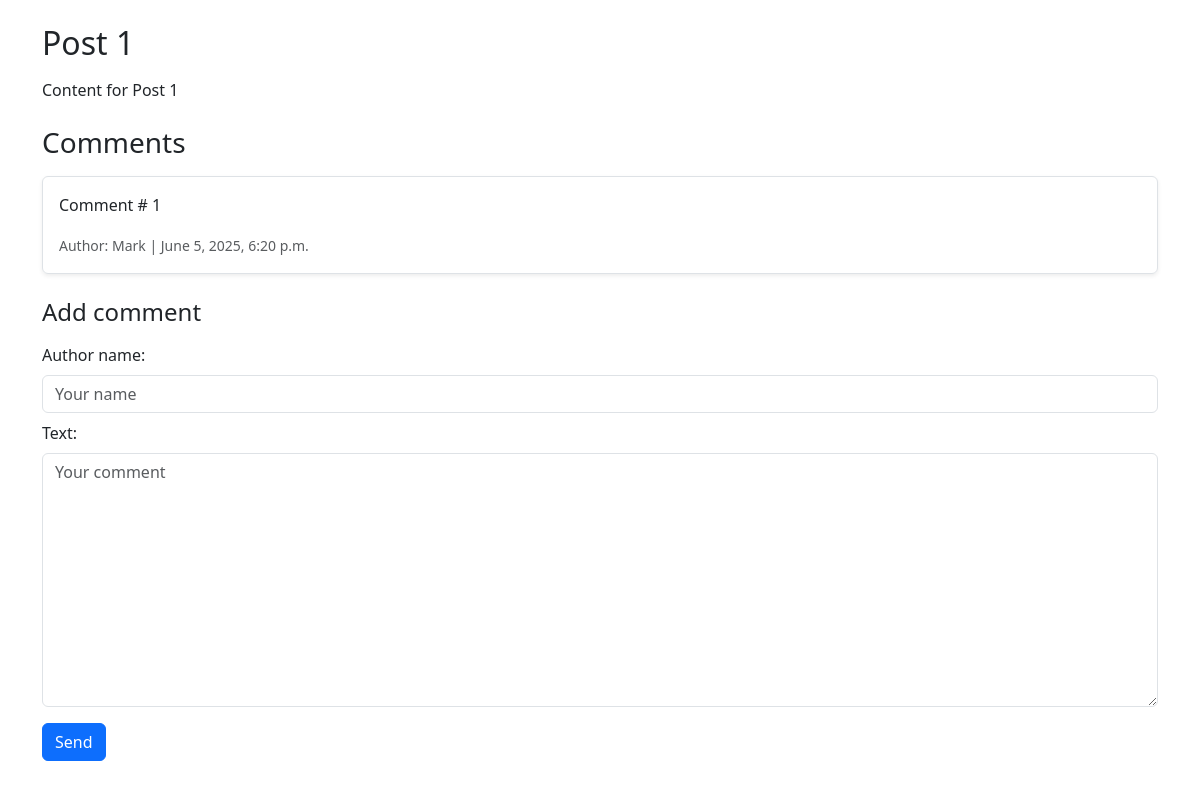
/post/1/, run on an earlier commit of the app's database.
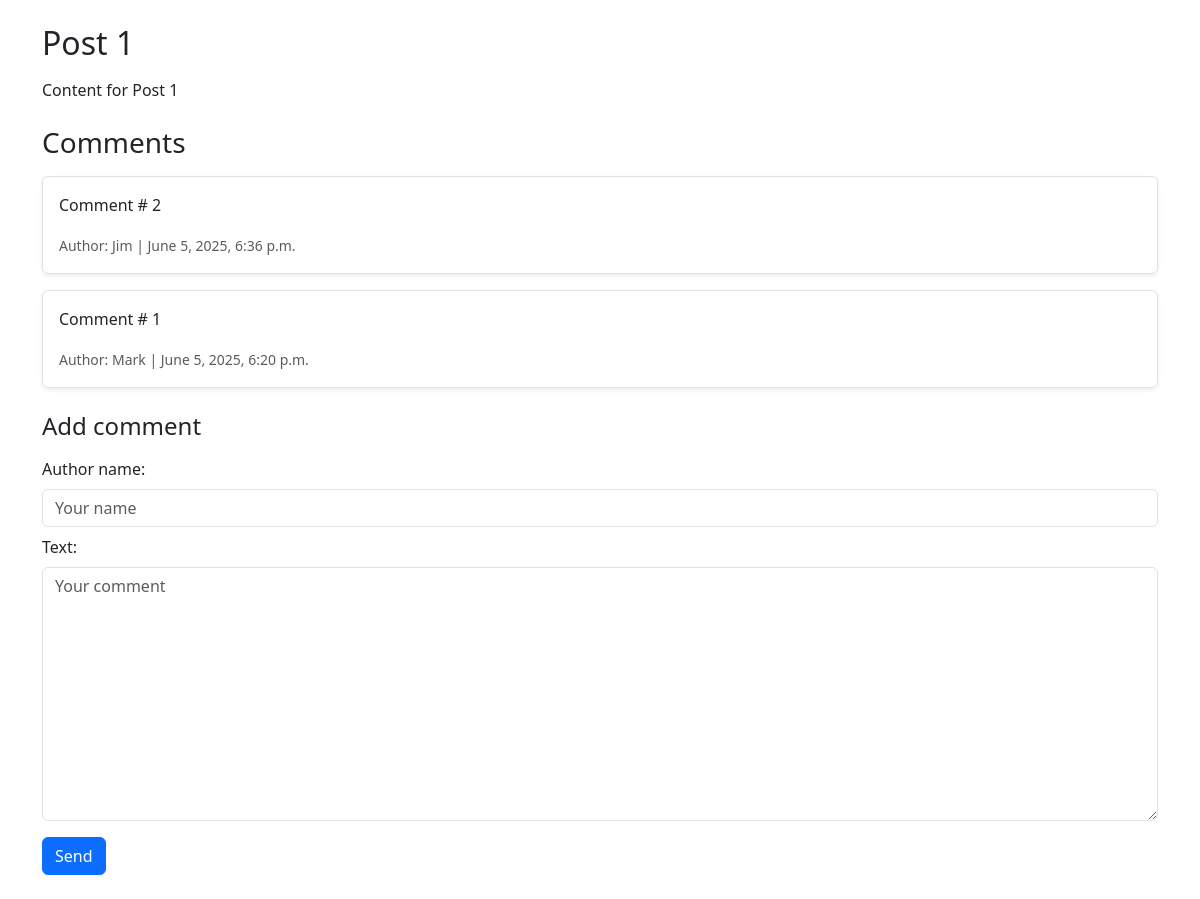
And on a later commit of the database.
### blog/models.py (models this page shows, shortened)
class Post(models.Model):
    title = models.CharField(max_length=255)
    created_at = models.DateTimeField(u'Publishing Date', default=timezone.now)
    content = models.TextField(max_length=10000)

class Comment(models.Model):
    post = models.ForeignKey('Post', on_delete=models.CASCADE, related_name='comments')
    author_name = models.CharField(max_length=100)
    text = models.TextField()
    created_at = models.DateTimeField(default=timezone.now)

### blog/views.py (the view)
# urls.py: path('post/<int:pk>/', PostDetailView.as_view(), name='post-detail'),
class PostDetailView(DetailView):
    model = Post
    template_name = 'blog/post_detail.html'
    http_method_names = ['get', 'post']
    def get_context_data(self, **kwargs):
        context = super().get_context_data(**kwargs)
        context['comments'] = self.object.comments.order_by('-created_at')
        if self.request.method == 'POST':
            context['form'] = CommentForm(self.request.POST)
        else:
            context['form'] = CommentForm()
        return context
    def post(self, request, *args, **kwargs):
        self.object = self.get_object()
        form = CommentForm(request.POST)
        if form.is_valid():
            comment = form.save(commit=False)
            comment.post = self.object
            comment.save()
            if request.headers.get('HX-Request') == 'true':
                html = f"""
                <div>
                    <p>{comment.text}</p>
                    <small>Author: {comment.author_name} | {comment.created_at.strftime('%Y-%m-%d %H:%M')}</small>
                </div>
                """
                return HttpResponse(html)
            else:
                return redirect('post-detail', pk=self.object.pk)
        else:
            if request.headers.get('HX-Request') == 'true':
                return HttpResponse(status=400)
            else:
                context = self.get_context_data()
                context['form'] = form
                return self.render_to_response(context)

### blog/forms.py
class CommentForm(forms.ModelForm):
    class Meta:
        model = Comment
        fields = ['author_name', 'text']
        widgets = {
            'author_name': forms.TextInput(attrs={'placeholder': 'Your name'}),
            'text': forms.Textarea(attrs={'placeholder': 'Your comment'}),
        }

### blog/templatetags/custom_tags.py (called while the page is built)
@register.filter(name='add_class')
def add_class(field, css_class):
    existing_classes = field.field.widget.attrs.get('class', '')
    if existing_classes:
        new_classes = existing_classes + ' ' + css_class
    else:
        new_classes = css_class
    field.field.widget.attrs['class'] = new_classes
    return field

### blog/templates/blog/post_detail.html (shortened to what this page needs)
<!DOCTYPE html>
<html lang="en">
<head>
    <link href="https://cdn.jsdelivr.net/npm/bootstrap@5.3.0/dist/css/bootstrap.min.css" rel="stylesheet">
</head>
<body class="container my-4">
{% load custom_tags %}
{% block content %}
    <div class="mb-3">
        <h2 class="mb-3">{{ post.title }}</h2>
        <p>{{ post.content }}</p>
    </div>
    <h3 class="mt-4 mb-3">Comments</h3>
    <div id="comments" class="mb-4">
        {% if comments %}
            {% for comment in comments %}
                <div class="border rounded p-3 mb-3 shadow-sm">
                    <p>{{ comment.text }}</p>
                    <small class="text-muted">Author: {{ comment.author_name }} | {{ comment.created_at }}</small>
                </div>
            {% endfor %}
        {% endif %}
    </div>
    <h4 class="mt-4 mb-3">Add comment</h4>
    <form
        id="comment-form"
        method="post"
        action="{% url 'post-detail' post.pk %}"
        hx-post="{% url 'add-comment' post.pk %}"
        hx-target="#comments"
        hx-swap="afterbegin"
        class="mb-4">
        <div class="mb-2">
            <div class="form-label">
                {{ form.author_name.label_tag }}
            </div>
            {{ form.author_name|add_class:"form-control" }}
        </div>
        <div class="mb-2">
            <div class="form-label">
                {{ form.text.label_tag }}
            </div>
            {{ form.text|add_class:"form-control" }}
        </div>
        <button type="submit" class="btn btn-primary mt-2">Send</button>
    </form>
{% endblock %}
</body>
</html>

What changed in the data, as far as the page shows it:
added Comment: text "Comment # 2", author_name "Jim", created_at "June 5, 2025, 6:36 p.m."
